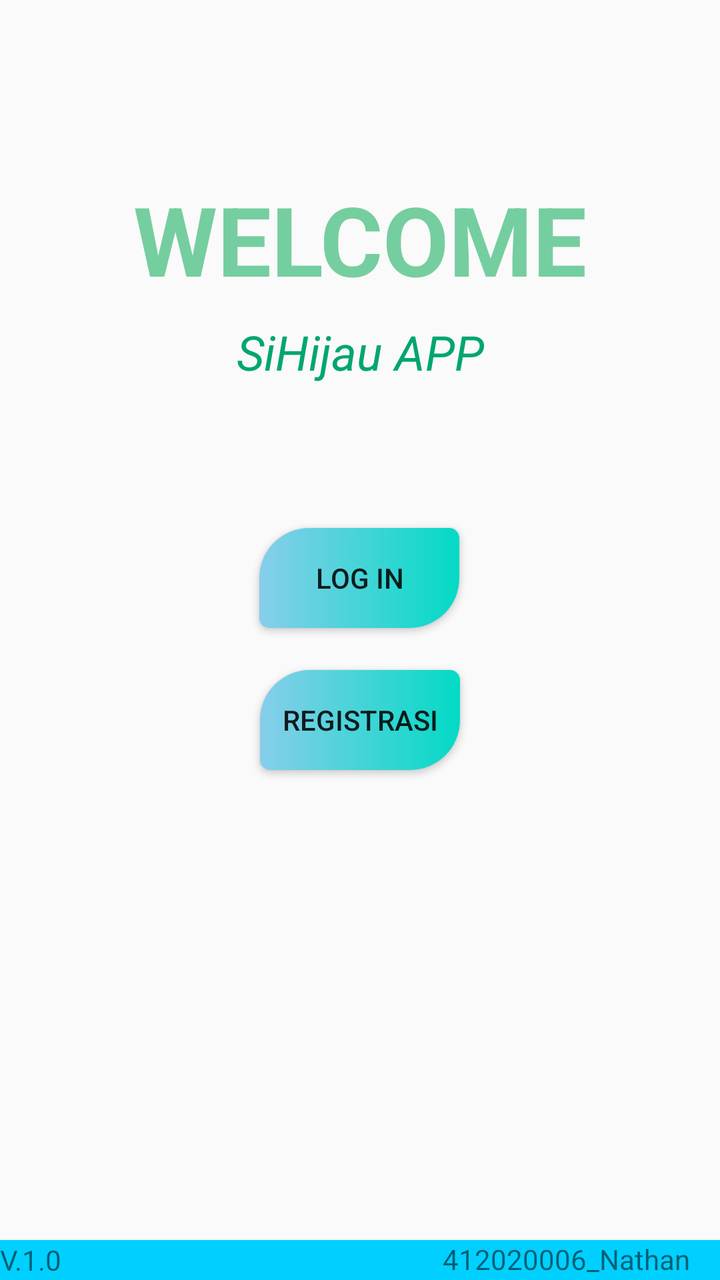
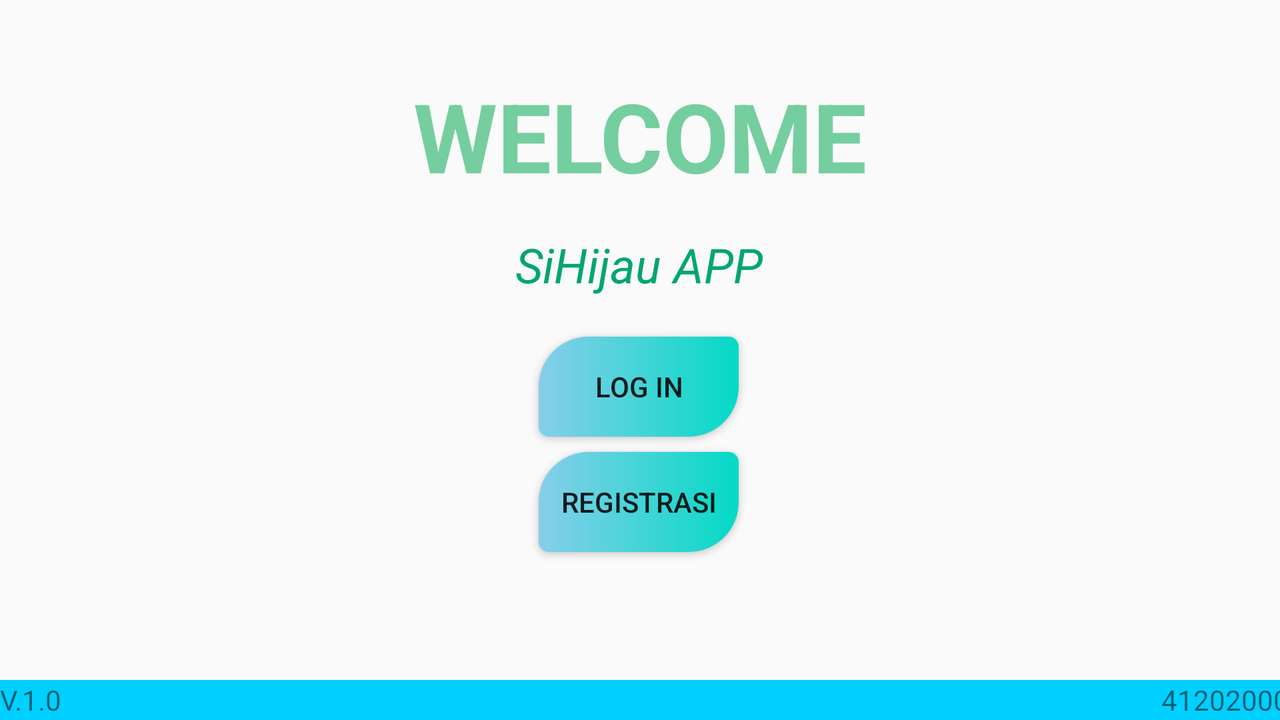

Compare how this app lays out the same screen by default and in its alternative resource folder. The renders come first, then the two layout files and the values they reference.
<!-- AndroidManifest.xml: application theme Theme.SiHijau -->
<!-- res/layout/activity_main.xml -->
<?xml version="1.0" encoding="utf-8"?>
<androidx.constraintlayout.widget.ConstraintLayout xmlns:android="http://schemas.android.com/apk/res/android"
    xmlns:app="http://schemas.android.com/apk/res-auto"
    xmlns:tools="http://schemas.android.com/tools"
    android:layout_width="match_parent"
    android:layout_height="match_parent"
    tools:context=".MainActivity">

    <TextView
        android:id="@+id/textView1"
        android:layout_width="wrap_content"
        android:layout_height="wrap_content"
        android:layout_marginBottom="8dp"
        android:text="WELCOME"
        android:textAlignment="center"
        android:textColor="#75CE9F"
        android:textSize="48sp"
        android:textStyle="bold"
        app:layout_constraintBottom_toTopOf="@+id/textView2"
        app:layout_constraintLeft_toLeftOf="parent"
        app:layout_constraintRight_toRightOf="parent" />

    <TextView
        android:id="@+id/textView2"
        android:layout_width="wrap_content"
        android:layout_height="wrap_content"
        android:layout_marginBottom="72dp"
        android:text="SiHijau APP"
        android:textAlignment="center"
        android:textColor="#01A66F"
        android:textSize="24sp"
        android:textStyle="italic"
        app:layout_constraintBottom_toTopOf="@+id/login"
        app:layout_constraintLeft_toLeftOf="parent"
        app:layout_constraintRight_toRightOf="parent" />


    <Button
        android:id="@+id/login"
        android:layout_width="wrap_content"
        android:layout_height="wrap_content"
        android:layout_marginTop="264dp"
        android:onClick="onClickEvent"
        android:text="Log In"
        app:layout_constraintEnd_toEndOf="parent"
        app:layout_constraintHorizontal_bias="0.499"
        app:layout_constraintStart_toStartOf="parent"
        app:layout_constraintTop_toTopOf="parent"
        android:background="@drawable/mystyle"/>

    <Button
        android:id="@+id/registrasi"
        android:layout_width="wrap_content"
        android:layout_height="wrap_content"
        android:layout_marginBottom="16dp"
        android:onClick="onClickEvent"
        android:text="Registrasi"
        app:layout_constraintBottom_toBottomOf="parent"
        app:layout_constraintEnd_toEndOf="parent"
        app:layout_constraintStart_toStartOf="parent"
        app:layout_constraintTop_toBottomOf="@+id/login"
        app:layout_constraintVertical_bias="0.081"
        android:background="@drawable/mystyle"/>
    <TableRow
        android:id="@+id/tableRow"
        android:layout_width="match_parent"
        android:layout_height="20dp"
        android:background="#00d0ff"
        app:layout_constraintBottom_toBottomOf="parent"
        app:layout_constraintEnd_toEndOf="parent"
        app:layout_constraintHorizontal_bias="0.0"
        app:layout_constraintStart_toStartOf="parent"
        app:layout_constraintVertical_bias="0.0">

        <TextView
            android:id="@+id/textView4"
            android:layout_width="156dp"
            android:layout_height="match_parent"
            android:gravity="center|fill_horizontal"
            android:text="V.1.0" />

        <TextView
            android:id="@+id/textView3"
            android:layout_width="50dp"
            android:layout_height="match_parent"
            android:gravity="center"
            android:text=""
            android:textAlignment="center"
            android:textColor="#ffff"
            android:textSize="12dp" />


        <TextView
            android:id="@+id/textView5"
            android:layout_width="wrap_content"
            android:layout_height="match_parent"
            android:gravity="center"
            android:text="412020006_Nathan Septian App"
            app:layout_constraintEnd_toEndOf="parent"
            app:layout_constraintTop_toTopOf="parent"
            app:layout_constraintRight_toRightOf="parent"
            app:layout_constraintVertical_bias="1.0" />
    </TableRow>




</androidx.constraintlayout.widget.ConstraintLayout>
<!-- resources referenced by this layout -->
<resources>
  <!-- drawable mystyle (drawable) -->
  <?xml version="1.0" encoding="utf-8"?>
  <shape xmlns:android="http://schemas.android.com/apk/res/android">
  
      <size
          android:height="50dp"
          android:width="100dp"/>
      <gradient
          android:startColor="@color/skyblue"
          android:endColor="@color/teal_200"/>
      <corners
          android:topLeftRadius="25dp"
          android:bottomLeftRadius="5dp"
          android:bottomRightRadius="25dp"
          android:topRightRadius="5dp"/>
  </shape>
  <style name="Theme.SiHijau" parent="Theme.AppCompat.Light.NoActionBar">
          
          <item name="colorPrimary">@color/purple_500</item>
          <item name="colorPrimaryVariant">@color/purple_700</item>
          <item name="colorOnPrimary">@color/white</item>
          
          <item name="colorSecondary">@color/teal_200</item>
          <item name="colorSecondaryVariant">@color/teal_700</item>
          <item name="colorOnSecondary">@color/black</item>
          
          <item name="android:statusBarColor">?attr/colorPrimaryVariant</item>
          
      </style>
  <color name="skyblue">#87CEEB</color>
  <color name="teal_200">#FF03DAC5</color>
  <color name="purple_500">#FF6200EE</color>
  <color name="purple_700">#FF3700B3</color>
  <color name="white">#FFFFFFFF</color>
  <color name="teal_700">#FF018786</color>
  <color name="black">#FF000000</color>
</resources>
<!-- res/layout-land/activity_main.xml (the repository's variant of the layout above) -->
<!-- drawn on the phone turned sideways -->
<?xml version="1.0" encoding="utf-8"?>
<androidx.constraintlayout.widget.ConstraintLayout xmlns:android="http://schemas.android.com/apk/res/android"
    xmlns:app="http://schemas.android.com/apk/res-auto"
    xmlns:tools="http://schemas.android.com/tools"
    android:layout_width="match_parent"
    android:layout_height="match_parent"
    tools:context=".MainActivity">


    <TextView
        android:id="@+id/textView1"
        android:layout_width="wrap_content"
        android:layout_height="wrap_content"
        android:text="WELCOME"
        android:textAlignment="center"
        android:textColor="#75CE9F"
        android:textSize="48sp"
        android:textStyle="bold"
        app:layout_constraintBottom_toBottomOf="parent"
        app:layout_constraintLeft_toLeftOf="parent"
        app:layout_constraintRight_toRightOf="parent"
        app:layout_constraintTop_toTopOf="parent"
        app:layout_constraintVertical_bias="0.121" />

    <TextView
        android:id="@+id/textView2"
        android:layout_width="wrap_content"
        android:layout_height="wrap_content"
        android:layout_marginTop="116dp"
        android:text="SiHijau APP"
        android:textAlignment="center"
        android:textColor="#01A66F"
        android:textSize="24sp"
        android:textStyle="italic"
        app:layout_constraintHorizontal_bias="0.499"
        app:layout_constraintLeft_toLeftOf="parent"
        app:layout_constraintRight_toRightOf="parent"
        app:layout_constraintTop_toTopOf="parent" />

    <Button
        android:id="@+id/login"
        android:layout_width="wrap_content"
        android:layout_height="wrap_content"
        android:layout_marginTop="20dp"
        android:background="@drawable/mystyle"
        android:onClick="onClickEvent"
        android:text="Log In"
        app:layout_constraintEnd_toEndOf="parent"
        app:layout_constraintHorizontal_bias="0.499"
        app:layout_constraintStart_toStartOf="parent"
        app:layout_constraintTop_toBottomOf="@+id/textView2" />

    <Button
        android:id="@+id/registrasi"
        android:layout_width="wrap_content"
        android:layout_height="wrap_content"
        android:background="@drawable/mystyle"
        android:onClick="onClickEvent"
        android:text="Registrasi"
        app:layout_constraintBottom_toTopOf="@+id/tableRow"
        app:layout_constraintEnd_toEndOf="parent"
        app:layout_constraintHorizontal_bias="0.499"
        app:layout_constraintStart_toStartOf="parent"
        app:layout_constraintTop_toBottomOf="@+id/login"
        app:layout_constraintVertical_bias="0.106" />

    <TableRow
        android:id="@+id/tableRow"
        android:layout_width="match_parent"
        android:layout_height="20dp"
        android:background="#00d0ff"
        app:layout_constraintBottom_toBottomOf="parent"
        app:layout_constraintEnd_toEndOf="parent"
        app:layout_constraintHorizontal_bias="0.0"
        app:layout_constraintStart_toStartOf="parent">

        <TextView
            android:id="@+id/textView4"
            android:layout_width="156dp"
            android:layout_height="match_parent"
            android:gravity="center|fill_horizontal"
            android:text="V.1.0" />

        <TextView
            android:id="@+id/textView3"
            android:layout_width="50dp"
            android:layout_height="match_parent"
            android:gravity="center"
            android:text=""
            android:textAlignment="center"
            android:textColor="#ffff"
            android:textSize="12dp" />


        <TextView
            android:id="@+id/textView5"
            android:layout_width="577dp"
            android:layout_height="match_parent"
            android:gravity="center|right"
            android:text="412020006_Nathan Septian App"
            app:layout_constraintEnd_toEndOf="parent"
            app:layout_constraintRight_toRightOf="parent"
            app:layout_constraintTop_toTopOf="parent"
            app:layout_constraintVertical_bias="1.0" />
    </TableRow>
    \

</androidx.constraintlayout.widget.ConstraintLayout>
